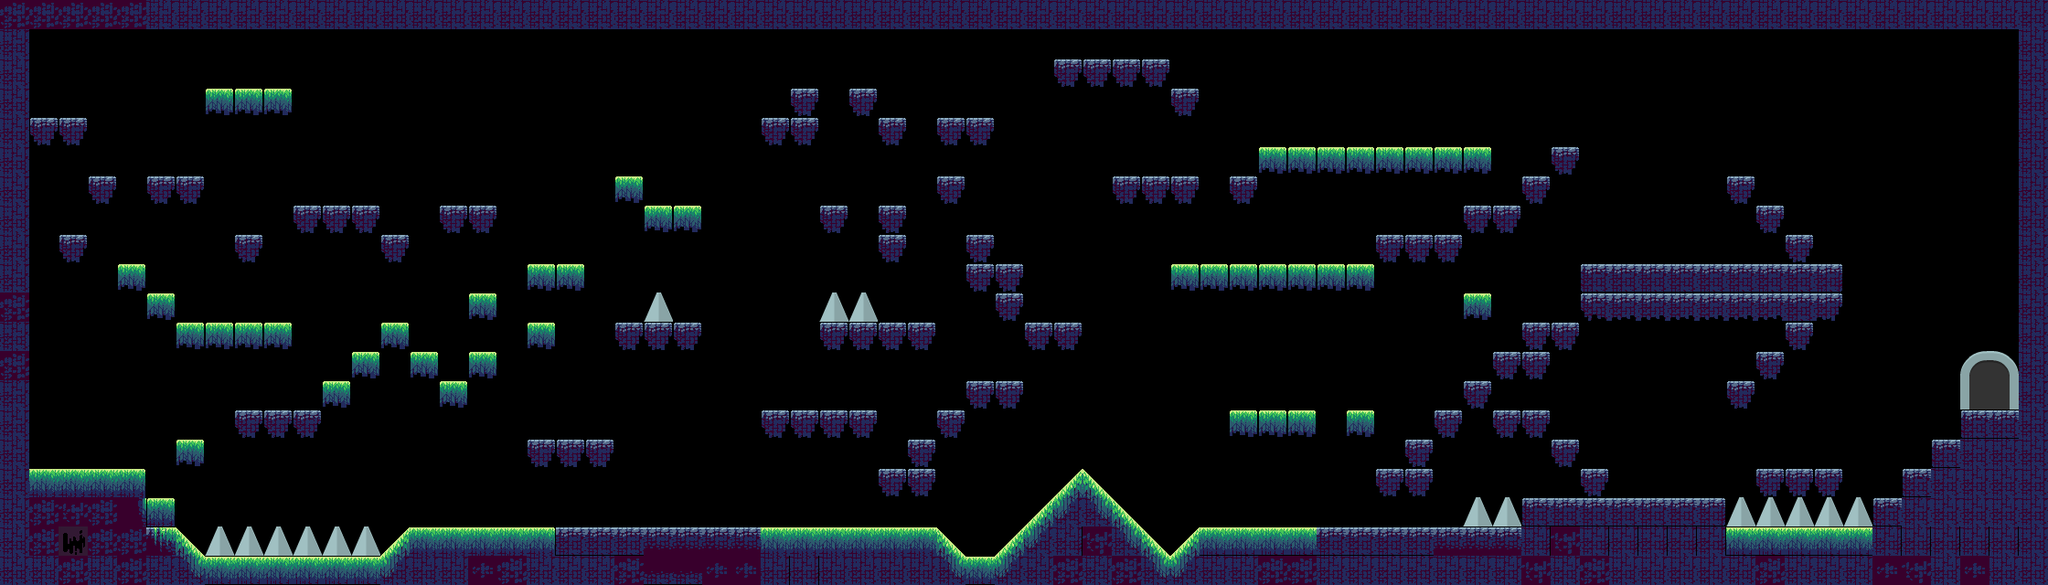

This is a level from a 2D game, rendered from its Tiled map with the project's own tilesets. A one-line summary and the map file follow, with tile-layer data summarised:
An orthogonal 70x20 tile map with 32x32 px tiles, 4 tile layers (walls, spikes, exit, secret), 1 hidden layer not drawn, 2 tilesets and 23 objects (10x bronze, 5x silver, 4x gold, 3x skeleton, brronze).

<map version="1.10" tiledversion="1.11.2" orientation="orthogonal" renderorder="right-down" width="70" height="20" tilewidth="32" tileheight="32" infinite="0" nextlayerid="8" nextobjectid="48">
 <tileset firstgid="1" source="dungeoun_tilesheet.tsx" />
 <tileset firstgid="97" source="colored_tiles.tsx" />
 <layer id="6" name="spikes_collision" width="70" height="20" visible="0">
  <data>[1400 cells, 23 non-empty, 2 distinct tile ids]</data>
 </layer>
 <layer id="1" name="walls" width="70" height="20">
  <data>[1400 cells, 425 non-empty, 26 distinct tile ids]</data>
 </layer>
 <layer id="4" name="spikes" width="70" height="20">
  <data>[1400 cells, 16 non-empty, 1 distinct tile ids]</data>
 </layer>
 <layer id="3" name="exit" width="70" height="20">
  <data>[1400 cells, 4 non-empty, 4 distinct tile ids]</data>
 </layer>
 <objectgroup id="2" name="money">
  <object id="14" name="bronze" x="271.429" y="81.6964" />
  <object id="15" name="gold" x="45.9821" y="113.393" />
  <object id="17" name="silver" x="366.964" y="208.036" />
  <object id="18" name="bronze" x="235.373" y="334.477" />
  <object id="19" name="bronze" x="497.427" y="396.417" />
  <object id="20" name="silver" x="176.779" y="175.859" />
  <object id="26" name="bronze" x="557.96" y="109.566" />
  <object id="27" name="bronze" x="620.569" y="108.646" />
  <object id="29" name="bronze" x="687.782" y="113.249" />
  <object id="30" name="bronze" x="1419.61" y="143.455" />
  <object id="31" name="bronze" x="1453.64" y="144.575" />
  <object id="32" name="brronze" x="1489.78" y="143.918" />
  <object id="33" name="bronze" x="1520.67" y="143.918" />
  <object id="34" name="bronze" x="1551.55" y="143.918" />
  <object id="35" name="silver" x="1585.73" y="143.261" />
  <object id="36" name="gold" x="1617.27" y="143.261" />
  <object id="38" name="silver" x="1070.93" y="593.237" />
  <object id="39" name="silver" x="1649.16" y="434.674" />
  <object id="40" name="gold" x="1931.27" y="271.108" />
  <object id="41" name="gold" x="1933.77" y="367.647" />
 </objectgroup>
 <objectgroup id="5" name="enemies">
  <object id="45" name="skeleton" x="1805.41" y="240.271" />
  <object id="46" name="skeleton" x="766.497" y="529.611" />
  <object id="47" name="skeleton" x="1406.93" y="248.918" />
 </objectgroup>
 <layer id="7" name="secret" width="70" height="20">
  <data>[1400 cells, 0 non-empty, 0 distinct tile ids]</data>
 </layer>
</map>
